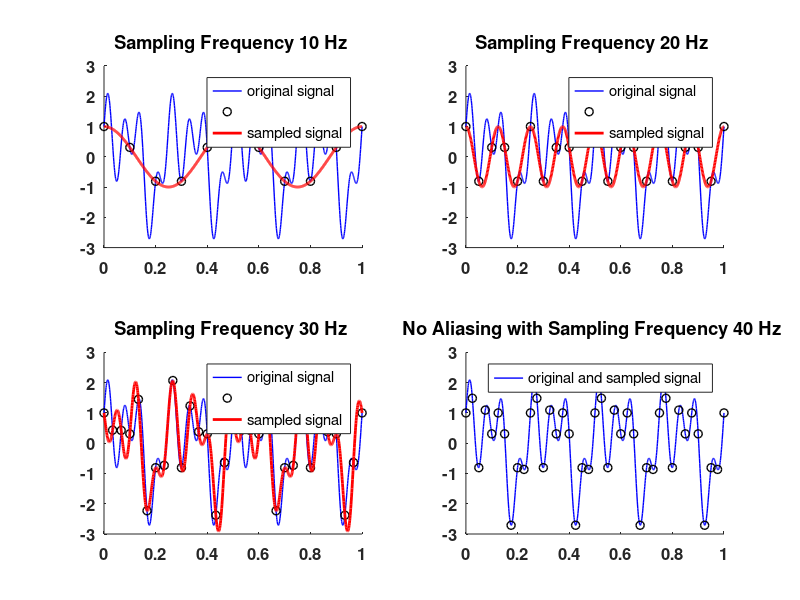

MATLAB code to generate this figure: (Note: this script raises an error after producing the figure.)

%%%%%%%%%%%%%%%%%%%%%%%%%%%%%%%%%%%%%%%%%%%%%%%%%%%% 1

%set time and frequency for "continous time" sinusoids
tMax = 1 ;
t = 0 : 0.001 : tMax ;
f1 = 4; 
f2 = 8;
f3 = 16;
%set sampling rate for sampled sinusoid
fs_1 =10;
fs_2 =20;
fs_3 =30;
fs_4 =40;
tSamp_1 = 0 : 1/fs_1 : tMax ;
tSamp_2 = 0 : 1/fs_2 : tMax ;
tSamp_3 = 0 : 1/fs_3 : tMax ;
tSamp_4 = 0 : 1/fs_4 : tMax ;

%create "continous" and sampled signals
xCont = 1*sin(2*pi*f1*t)  + 1*cos(2*pi*f2*t) + 1*sin(2*pi*f3*t) ;
xSamp_1 = 1*sin(2*pi*f1*tSamp_1) + 1*cos(2*pi*f2*tSamp_1) + 1*sin(2*pi*f3*tSamp_1);
xSamp_2 = 1*sin(2*pi*f1*tSamp_2) + 1*cos(2*pi*f2*tSamp_2) + 1*sin(2*pi*f3*tSamp_2);
xSamp_3 = 1*sin(2*pi*f1*tSamp_3) + 1*cos(2*pi*f2*tSamp_3) + 1*sin(2*pi*f3*tSamp_3);
xSamp_4 = 1*sin(2*pi*f1*tSamp_4) + 1*cos(2*pi*f2*tSamp_4) + 1*sin(2*pi*f3*tSamp_4);

subplot(2,2,1);
hold on;
set(gca, 'fontsize', 12, 'fontweight', 'bold') ;
plot(t, xCont, 'b', 'linewidth', 1) ;
plot(tSamp_1, xSamp_1, 'ko', 'linewidth', 1) ; 

%Compute aliased frequency
if fs_1 < 2 * f1 || fs_1 < 2 * f2 || fs_1 < 2 * f3
    
    %determine aliased frequency
    
    keepgoing1 = 1 ;
    m1 = 0;
    while (keepgoing1)
        fAlias1 = abs(f1 - m1 * fs_1) ;
        if fAlias1 <= fs_1 / 2 ;
            keepgoing1 = 0;
        else
            m1 = m1 + 1 ;
        end
    end
    
    keepgoing2 = 1 ;
    m2 = 0;
    while (keepgoing2)
        fAlias2 = abs(f2 - m2 * fs_1) ;
        if fAlias2 <= fs_1 / 2 ;
            keepgoing2 = 0;
        else
            m2 = m2 + 1 ;
        end
    end
    
    keepgoing3 = 1 ;
    m3 = 0;
    while (keepgoing3)
        fAlias3 = abs(f3 - m3 * fs_1) ;
        if fAlias3 <= fs_1 / 2 ;
            keepgoing3 = 0;
        else
            m3 = m3 + 1 ;
        end
    end
    
   ctrl1 = f1 - m1 * fs_1;
   ctrl3 = f3 - m3 * fs_1;
   
   if ctrl1 < 0 && ctrl3 < 0
    %plot aliased sinusoids
    plot(t,  -1*sin(2*pi*fAlias1*t)+ 1*cos(2*pi*fAlias2*t) -1*sin(2*pi*fAlias3*t), 'r', 'linewidth', 2) ;
    title(['Sampling Frequency ' num2str(fs_1) ' Hz ']) ;
     legend('original signal','','sampled signal')
     
   elseif ctrl1 < 0 && ctrl3 >= 0
    %plot aliased sinusoids
    plot(t,  -1*sin(2*pi*fAlias1*t)+ 1*cos(2*pi*fAlias2*t) + 1*sin(2*pi*fAlias3*t), 'r', 'linewidth', 2) ;
    title(['Sampling Frequency ' num2str(fs_1) ' Hz ']) ;
     legend('original signal','','sampled signal')
    
   elseif ctrl1 >= 0 && ctrl3 < 0
    %plot aliased sinusoids
    plot(t,  1*sin(2*pi*fAlias1*t) + 1*cos(2*pi*fAlias2*t) -1*sin(2*pi*fAlias3*t) , 'r', 'linewidth', 2) ;
    title(['Sampling Frequency ' num2str(fs_1) ' Hz ']) ;
     legend('original signal','','sampled signal')
   
     elseif ctrl1 >= 0 && ctrl3 >= 0
    %plot aliased sinusoids
    plot(t,  1*sin(2*pi*fAlias1*t) + 1*cos(2*pi*fAlias2*t) + 1*sin(2*pi*fAlias3*t), 'r', 'linewidth', 2) ;
    title(['Sampling Frequency ' num2str(fs_1) ' Hz ']) ;
     legend('original signal','','sampled signal')
  
   end
else
    legend('original and sampled signal')
    title(['No Aliasing with Sampling Frequency ' num2str(fs_1) ' Hz ']) ;
end
hold off

%%%%%%%%%%%%%%%%%%%%%%%%%%%%%%%%%%%%%%%%%%%%%%%%%%%% 2

%create "continous" and sampled signals
subplot(2,2,2);
hold on;
set(gca, 'fontsize', 12, 'fontweight', 'bold') ;
plot(t, xCont, 'b', 'linewidth', 1) ;
plot(tSamp_2, xSamp_2, 'ko', 'linewidth', 1) ; 

%Compute aliased frequency
if fs_2 < 2 * f1 || fs_2 < 2 * f2 || fs_2 < 2 * f3
    
    %determine aliased frequency
    
    keepgoing1 = 1 ;
    m1 = 0;
    while (keepgoing1)
        fAlias1 = abs(f1 - m1 * fs_2) ;
        if fAlias1 <= fs_2 / 2 ;
            keepgoing1 = 0;
        else
            m1 = m1 + 1 ;
        end
    end
    
    keepgoing2 = 1 ;
    m2 = 0;
    while (keepgoing2)
        fAlias2 = abs(f2 - m2 * fs_2) ;
        if fAlias2 <= fs_2 / 2 ;
            keepgoing2 = 0;
        else
            m2 = m2 + 1 ;
        end
    end
    
    keepgoing3 = 1 ;
    m3 = 0;
    while (keepgoing3)
        fAlias3 = abs(f3 - m3 * fs_2) ;
        if fAlias3 <= fs_2 / 2 ;
            keepgoing3 = 0;
        else
            m3 = m3 + 1 ;
        end
    end
    
   ctrl1 = f1 - m1 * fs_2;
   ctrl3 = f3 - m3 * fs_2;
   
   if ctrl1 < 0 && ctrl3 < 0
    %plot aliased sinusoids
    plot(t,  -1*sin(2*pi*fAlias1*t)+ 1*cos(2*pi*fAlias2*t) -1*sin(2*pi*fAlias3*t), 'r', 'linewidth', 2) ;
    title(['Sampling Frequency ' num2str(fs_2) ' Hz ']) ;
     legend('original signal','','sampled signal')
     
   elseif ctrl1 < 0 && ctrl3 >= 0
    %plot aliased sinusoids
    plot(t,  -1*sin(2*pi*fAlias1*t)+ 1*cos(2*pi*fAlias2*t) + 1*sin(2*pi*fAlias3*t), 'r', 'linewidth', 2) ;
    title(['Sampling Frequency ' num2str(fs_2) ' Hz ']) ;
     legend('original signal','','sampled signal')
    
   elseif ctrl1 >= 0 && ctrl3 < 0
    %plot aliased sinusoids
    plot(t,  1*sin(2*pi*fAlias1*t) + 1*cos(2*pi*fAlias2*t) -1*sin(2*pi*fAlias3*t) , 'r', 'linewidth', 2) ;
    title(['Sampling Frequency ' num2str(fs_2) ' Hz ']) ;
     legend('original signal','','sampled signal')
   
     elseif ctrl1 >= 0 && ctrl3 >= 0
    %plot aliased sinusoids
    plot(t,  1*sin(2*pi*fAlias1*t) + 1*cos(2*pi*fAlias2*t) + 1*sin(2*pi*fAlias3*t), 'r', 'linewidth', 2) ;
    title(['Sampling Frequency ' num2str(fs_2) ' Hz ']) ;
     legend('original signal','','sampled signal')
  
   end
else
    legend('original and sampled signal')
    title(['No Aliasing with Sampling Frequency ' num2str(fs_2) ' Hz ']) ;
end
hold off

%%%%%%%%%%%%%%%%%%%%%%%%%%%%%%%%%%%%%%%%%%%%%%%%%%%% 3
subplot(2,2,3);
hold on;
set(gca, 'fontsize', 12, 'fontweight', 'bold') ;
plot(t, xCont, 'b', 'linewidth', 1) ;
plot(tSamp_3, xSamp_3, 'ko', 'linewidth', 1) ; 

%Compute aliased frequency
if fs_3 < 2 * f1 || fs_3 < 2 * f2 || fs_3 < 2 * f3
    
    %determine aliased frequency
    
    keepgoing1 = 1 ;
    m1 = 0;
    while (keepgoing1)
        fAlias1 = abs(f1 - m1 * fs_3) ;
        if fAlias1 <= fs_3 / 2 ;
            keepgoing1 = 0;
        else
            m1 = m1 + 1 ;
        end
    end
    
    keepgoing2 = 1 ;
    m2 = 0;
    while (keepgoing2)
        fAlias2 = abs(f2 - m2 * fs_3) ;
        if fAlias2 <= fs_3 / 2 ;
            keepgoing2 = 0;
        else
            m2 = m2 + 1 ;
        end
    end
    
    keepgoing3 = 1 ;
    m3 = 0;
    while (keepgoing3)
        fAlias3 = abs(f3 - m3 * fs_3) ;
        if fAlias3 <= fs_3 / 2 ;
            keepgoing3 = 0;
        else
            m3 = m3 + 1 ;
        end
    end
    
   ctrl1 = f1 - m1 * fs_3;
   ctrl3 = f3 - m3 * fs_3;
   
   if ctrl1 < 0 && ctrl3 < 0
    %plot aliased sinusoids
    plot(t,  -1*sin(2*pi*fAlias1*t)+ 1*cos(2*pi*fAlias2*t) -1*sin(2*pi*fAlias3*t), 'r', 'linewidth', 2) ;
    title(['Sampling Frequency ' num2str(fs_3) ' Hz ']) ;
     legend('original signal','','sampled signal')
     
   elseif ctrl1 < 0 && ctrl3 >= 0
    %plot aliased sinusoids
    plot(t,  -1*sin(2*pi*fAlias1*t)+ 1*cos(2*pi*fAlias2*t) + 1*sin(2*pi*fAlias3*t), 'r', 'linewidth', 2) ;
    title(['Sampling Frequency ' num2str(fs_3) ' Hz ']) ;
     legend('original signal','','sampled signal')
    
   elseif ctrl1 >= 0 && ctrl3 < 0
    %plot aliased sinusoids
    plot(t,  1*sin(2*pi*fAlias1*t) + 1*cos(2*pi*fAlias2*t) -1*sin(2*pi*fAlias3*t) , 'r', 'linewidth', 2) ;
    title(['Sampling Frequency ' num2str(fs_3) ' Hz ']) ;
     legend('original signal','','sampled signal')
   
     elseif ctrl1 >= 0 && ctrl3 >= 0
    %plot aliased sinusoids
    plot(t,  1*sin(2*pi*fAlias1*t) + 1*cos(2*pi*fAlias2*t) + 1*sin(2*pi*fAlias3*t), 'r', 'linewidth', 2) ;
    title(['Sampling Frequency ' num2str(fs_3) ' Hz ']) ;
     legend('original signal','','sampled signal')
  
   end
else
    legend('original and sampled signal')
    title(['No Aliasing with Sampling Frequency ' num2str(fs_3) ' Hz ']) ;
end
hold off

%%%%%%%%%%%%%%%%%%%%%%%%%%%%%%%%%%%%%%%%%%%%%%%%%%%% 4
%set time and frequency for "continous time" sinusoids
subplot(2,2,4);
hold on;
set(gca, 'fontsize', 12, 'fontweight', 'bold') ;
plot(t, xCont, 'b', 'linewidth', 1) ;
plot(tSamp_4, xSamp_4, 'ko', 'linewidth', 1) ; 

%Compute aliased frequency
if fs_4 < 2 * f1 || fs_4 < 2 * f2 || fs_4 < 2 * f3
    
    %determine aliased frequency
    
    keepgoing1 = 1 ;
    m1 = 0;
    while (keepgoing1)
        fAlias1 = abs(f1 - m1 * fs_4) ;
        if fAlias1 <= fs_4 / 2 ;
            keepgoing1 = 0;
        else
            m1 = m1 + 1 ;
        end
    end
    
    keepgoing2 = 1 ;
    m2 = 0;
    while (keepgoing2)
        fAlias2 = abs(f2 - m2 * fs_4) ;
        if fAlias2 <= fs_4 / 2 ;
            keepgoing2 = 0;
        else
            m2 = m2 + 1 ;
        end
    end
    
    keepgoing3 = 1 ;
    m3 = 0;
    while (keepgoing3)
        fAlias3 = abs(f3 - m3 * fs_4) ;
        if fAlias3 <= fs_4 / 2 ;
            keepgoing3 = 0;
        else
            m3 = m3 + 1 ;
        end
    end
    
   ctrl1 = f1 - m1 * fs_4;
   ctrl3 = f3 - m3 * fs_4;
   
   if ctrl1 < 0 && ctrl3 < 0
    %plot aliased sinusoids
    plot(t,  -1*sin(2*pi*fAlias1*t)+ 1*cos(2*pi*fAlias2*t) -1*sin(2*pi*fAlias3*t), 'r', 'linewidth', 2) ;
    title(['Sampling Frequency ' num2str(fs_4) ' Hz ']) ;
     legend('original signal','','sampled signal')
     
   elseif ctrl1 < 0 && ctrl3 >= 0
    %plot aliased sinusoids
    plot(t,  -1*sin(2*pi*fAlias1*t)+ 1*cos(2*pi*fAlias2*t) + 1*sin(2*pi*fAlias3*t), 'r', 'linewidth', 2) ;
    title(['Sampling Frequency ' num2str(fs_4) ' Hz ']) ;
     legend('original signal','','sampled signal')
    
   elseif ctrl1 >= 0 && ctrl3 < 0
    %plot aliased sinusoids
    plot(t,  1*sin(2*pi*fAlias1*t) + 1*cos(2*pi*fAlias2*t) -1*sin(2*pi*fAlias3*t) , 'r', 'linewidth', 2) ;
    title(['Sampling Frequency ' num2str(fs_4) ' Hz ']) ;
     legend('original signal','','sampled signal')
   
     elseif ctrl1 >= 0 && ctrl3 >= 0
    %plot aliased sinusoids
    plot(t,  1*sin(2*pi*fAlias1*t) + 1*cos(2*pi*fAlias2*t) + 1*sin(2*pi*fAlias3*t), 'r', 'linewidth', 2) ;
    title(['Sampling Frequency ' num2str(fs_4) ' Hz ']) ;
     legend('original signal','','sampled signal')
  
   end
else
    legend('original and sampled signal')
    title(['No Aliasing with Sampling Frequency ' num2str(fs_4) ' Hz ']) ;
end
hold off

suptitle('f(t) = sin(2*pi*4*t) + cos(2*pi*8*t) + sin(2*pi*16*t)')
